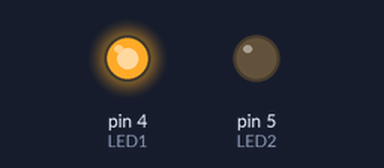
Recording of a sketch running on a simulated Arduino Uno, built with avr-gcc and run on an emulated ATmega328P. Parts: output pins drawn as LEDs (lit = HIGH). What the sketch prints to the serial monitor is not drawn.

Above: at 16.0 s.
Timing chart, 0 to 41.6 s (numbered marks = the images above):
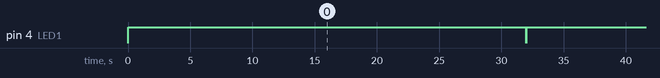

The sketch:

2.3.ino
```cpp
int LED1 = 4;
int LED2 = 5;

void setup() {
  Serial.begin(9600);
  Serial.println("Start serial");
  pinMode(LED1, OUTPUT);
  pinMode(LED2, OUTPUT);
}

void loop() {
  for (int i = 0; i <= 30; i = i+2) {
    Serial.print(i);
    Serial.println(" Sheep");
    digitalWrite(LED1, HIGH);
    Serial.println("LED on");
    delay(2000);
  }
  digitalWrite(LED1, LOW);
  Serial.println("LED off");
  delay(10);
}
```

Measured:
- by itself, pin 4 (LED1): alternates HIGH for 32.0 s and LOW for 0.01 s
